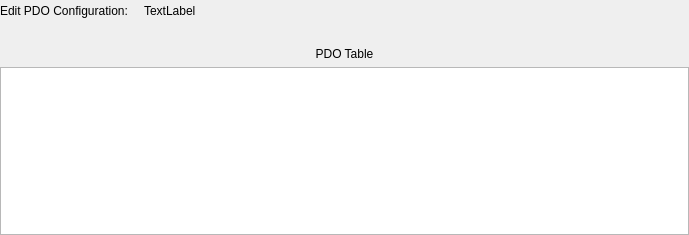
<?xml version="1.0" encoding="UTF-8"?>
<ui version="4.0">
 <class>C_SdNdeCoPdoWidget</class>
 <widget class="QWidget" name="C_SdNdeCoPdoWidget">
  <property name="geometry">
   <rect>
    <x>0</x>
    <y>0</y>
    <width>689</width>
    <height>235</height>
   </rect>
  </property>
  <property name="windowTitle">
   <string>C_SdNdeCoPdoWidget</string>
  </property>
  <layout class="QVBoxLayout" name="verticalLayout">
   <property name="leftMargin">
    <number>0</number>
   </property>
   <property name="topMargin">
    <number>0</number>
   </property>
   <property name="rightMargin">
    <number>0</number>
   </property>
   <property name="bottomMargin">
    <number>0</number>
   </property>
   <item>
    <layout class="QVBoxLayout" name="verticalLayout_2">
     <item>
      <spacer name="verticalSpacer">
       <property name="orientation">
        <enum>Qt::Vertical</enum>
       </property>
       <property name="sizeType">
        <enum>QSizePolicy::Fixed</enum>
       </property>
       <property name="sizeHint" stdset="0">
        <size>
         <width>20</width>
         <height>1</height>
        </size>
       </property>
      </spacer>
     </item>
     <item>
      <layout class="QHBoxLayout" name="horizontalLayout">
       <item>
        <widget class="stw::opensyde_gui_elements::C_OgeLabGroupItem" name="pc_HintToBusLabel">
         <property name="text">
          <string>Edit PDO Configuration:</string>
         </property>
        </widget>
       </item>
       <item>
        <spacer name="horizontalSpacer">
         <property name="orientation">
          <enum>Qt::Horizontal</enum>
         </property>
         <property name="sizeType">
          <enum>QSizePolicy::Fixed</enum>
         </property>
         <property name="sizeHint" stdset="0">
          <size>
           <width>10</width>
           <height>20</height>
          </size>
         </property>
        </spacer>
       </item>
       <item>
        <widget class="stw::opensyde_gui_elements::C_OgeLabGroupItem" name="pc_LinkToBusLabel">
         <property name="text">
          <string>TextLabel</string>
         </property>
        </widget>
       </item>
       <item>
        <spacer name="horizontalSpacer_2">
         <property name="orientation">
          <enum>Qt::Horizontal</enum>
         </property>
         <property name="sizeHint" stdset="0">
          <size>
           <width>40</width>
           <height>20</height>
          </size>
         </property>
        </spacer>
       </item>
      </layout>
     </item>
     <item>
      <spacer name="verticalSpacer_2">
       <property name="orientation">
        <enum>Qt::Vertical</enum>
       </property>
       <property name="sizeType">
        <enum>QSizePolicy::Fixed</enum>
       </property>
       <property name="sizeHint" stdset="0">
        <size>
         <width>20</width>
         <height>20</height>
        </size>
       </property>
      </spacer>
     </item>
     <item>
      <widget class="stw::opensyde_gui_elements::C_OgeLabGroupItem" name="pc_LabelNoChannels">
       <property name="text">
        <string>PDO Table</string>
       </property>
       <property name="alignment">
        <set>Qt::AlignCenter</set>
       </property>
      </widget>
     </item>
     <item>
      <widget class="stw::opensyde_gui::C_SdNdeCoPdoTableView" name="pc_PdoTableView"/>
     </item>
     <item>
      <spacer name="pc_VerticalSpacerBottom">
       <property name="orientation">
        <enum>Qt::Vertical</enum>
       </property>
       <property name="sizeType">
        <enum>QSizePolicy::Expanding</enum>
       </property>
       <property name="sizeHint" stdset="0">
        <size>
         <width>0</width>
         <height>0</height>
        </size>
       </property>
      </spacer>
     </item>
    </layout>
   </item>
  </layout>
 </widget>
 <customwidgets>
  <customwidget>
   <class>stw::opensyde_gui_elements::C_OgeLabGroupItem</class>
   <extends>QLabel</extends>
   <header>C_OgeLabGroupItem.hpp</header>
  </customwidget>
  <customwidget>
   <class>stw::opensyde_gui::C_SdNdeCoPdoTableView</class>
   <extends>QTableWidget</extends>
   <header>C_SdNdeCoPdoTableView.hpp</header>
  </customwidget>
 </customwidgets>
 <resources/>
 <connections/>
</ui>
